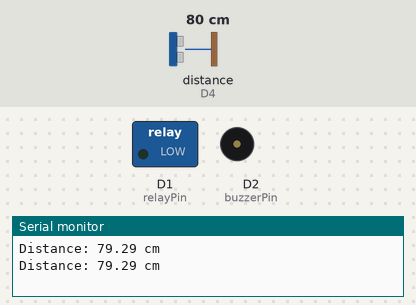
A sketch run on a simulated ESP8266 (NodeMCU). On the bench: switched loads named in the sketch (green lamp = pin HIGH), buzzer (waves = sounding, pin HIGH), the last lines printed to the serial monitor. Wiring (inferred from the names in the program): ultrasonic range finder: trigger D3; echo D4. The inputs (shaded band) are chosen by the test bench; at power-on: distance to the obstacle (sensor on D4) 80 cm. The echo pulse lasts 58.3 µs per cm; pins used as bus, display or sensor lines are not drawn.

Above: at 1.8 s.
1.9 s: distance to the obstacle (sensor on D4) set to 12 cm
3.4 s: distance to the obstacle (sensor on D4) set to 9 cm
At 4.9 s:
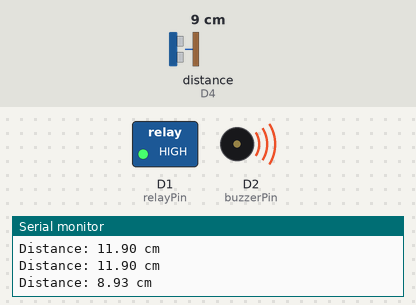
5.5 s: distance to the obstacle (sensor on D4) set to 18 cm
At 6.5 s:
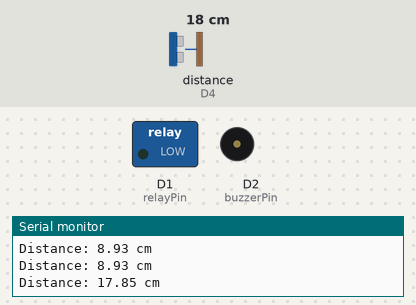
7.5 s: distance to the obstacle (sensor on D4) set to 2 cm
At 9.3 s:
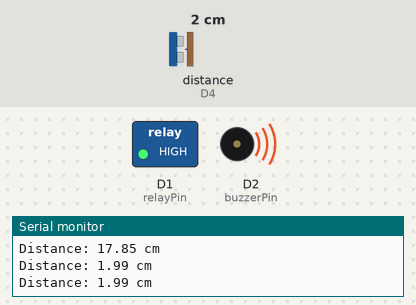
Timing chart, 0 to 10.5 s (numbered marks = the images above; inputs shaded):
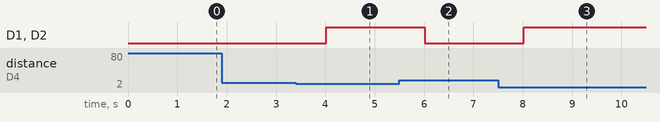

Measured:
- the behaviour switches between 11 and 10 cm on distance to the obstacle (sensor on D4) (found by bisection; images 0 and 1)
- after the input at 3.4 s, D1 (relayPin), D2 (buzzerPin): LOW → HIGH after 0.61 s
- after the input at 5.5 s, D1 (relayPin), D2 (buzzerPin): HIGH → LOW after 0.52 s
- after the input at 7.5 s, D1 (relayPin), D2 (buzzerPin): LOW → HIGH after 0.52 s

The sketch:

relayultrasonik8266.ino
```cpp
 const int relayPin = D1;     // Pin GPIO D1 pada NodeMCU sebagai output untuk relay
const int buzzerPin = D2;    // Pin GPIO D2 pada NodeMCU sebagai output untuk buzzer
const int triggerPin = D3;   // Pin GPIO D3 pada NodeMCU sebagai output untuk trigger sensor ultrasonik
const int echoPin = D4;      // Pin GPIO D4 pada NodeMCU sebagai input untuk echo sensor ultrasonik

const int distanceThreshold = 10;   // Ambang batas jarak (tersesuaikan dengan kebutuhan)

void setup() {
  pinMode(relayPin, OUTPUT);        // Set pin relay sebagai output
  pinMode(buzzerPin, OUTPUT);       // Set pin buzzer sebagai output
  pinMode(triggerPin, OUTPUT);      // Set pin trigger sensor ultrasonik sebagai output
  pinMode(echoPin, INPUT);          // Set pin echo sensor ultrasonik sebagai input

  digitalWrite(relayPin, LOW);      // Matikan relay secara awal
  digitalWrite(buzzerPin, LOW);     // Matikan buzzer secara awal

  Serial.begin(9600);               // Inisialisasi Serial Monitor
}

void loop() {
  // Mengirim sinyal trigger ke sensor ultrasonik
  digitalWrite(triggerPin, LOW);
  delayMicroseconds(2);
  digitalWrite(triggerPin, HIGH);
  delayMicroseconds(10);
  digitalWrite(triggerPin, LOW);

  // Membaca waktu pantulan echo
  long duration = pulseIn(echoPin, HIGH);

  // Menghitung jarak berdasarkan waktu pantulan
  float distance = duration * 0.034 / 2;

  // Menampilkan jarak pada Serial Monitor
  Serial.print("Distance: ");
  Serial.print(distance);
  Serial.println(" cm");

  // Mengendalikan relay dan buzzer berdasarkan jarak
  if (distance <= distanceThreshold) {
    digitalWrite(relayPin, HIGH);   // Aktifkan relay
    digitalWrite(buzzerPin, HIGH);  // Aktifkan buzzer
  } else {
    digitalWrite(relayPin, LOW);    // Matikan relay
    digitalWrite(buzzerPin, LOW);   // Matikan buzzer
  }

  delay(1000);
}
```
